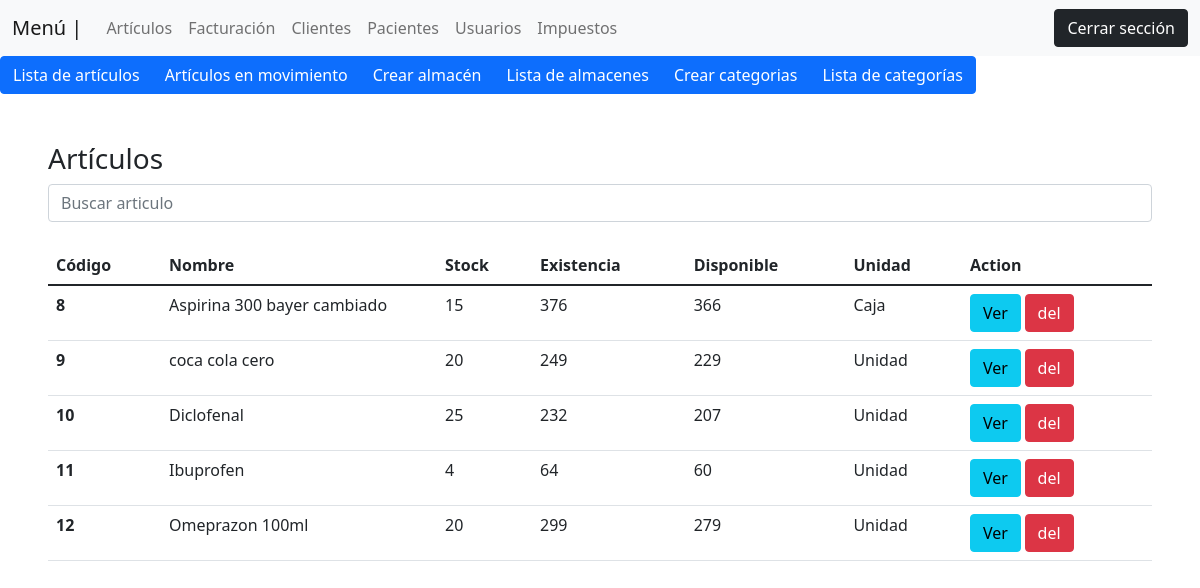
The app's page /views/inventario.php (signed in) with its own data.
### tables this page shows
CREATE TABLE `articulos` (
  `id` int(11) NOT NULL,
  `nombre` varchar(100) NOT NULL,
  `descripcion` text DEFAULT NULL,
  `existencia` float NOT NULL DEFAULT 0,
  `stock` float NOT NULL DEFAULT 0,
  `cantidad_disponible` float NOT NULL DEFAULT 0,
  `cantidad_en_movimiento` int(7) NOT NULL DEFAULT 0,
  `almacen` int(2) DEFAULT NULL,
  `fcc` varchar(100) DEFAULT NULL,
  `fcv` varchar(100) NOT NULL,
  `status` varchar(10) NOT NULL DEFAULT 'Activo',
  `categoria` varchar(100) DEFAULT NULL,
  `precio_compra` float DEFAULT NULL,
  `precio_venta` float NOT NULL,
  `codigo_impuesto` int(2) DEFAULT NULL,
  `casa_productora` varchar(100) DEFAULT NULL,
  `fecha_creacion` timestamp NOT NULL DEFAULT current_timestamp() ON UPDATE current_timestamp(),
  `creado_por` varchar(100) DEFAULT NULL,
  `fecha_modificacion` date DEFAULT NULL,
  `modificado_por` varchar(100) DEFAULT NULL,
  `fecha_borrado` date DEFAULT NULL,
  `borrado_por` varchar(100) DEFAULT NULL
);

### backend/inventario/listas_articulos.php (called while the page is built, shortened)
<?php
    include('../backend/control/cone.php');
    $consulta_all = "SELECT nombre, stock, existencia, id, cantidad_disponible,cantidad_en_movimiento, fcv
    from articulos
    where  borrado_por is null and fecha_borrado is null";
    $query_all = $conexion->query($consulta_all);
 ?>

### views/inventario.php (the view, shortened to what this page needs)
<?php
 include('plantilla/menu_top.php');
 include('plantilla/menu_articulos.php');
 include('../backend/inventario/listas_articulos.php');
?>
<div class="p-5">
  <h3>Artículos</h3>
        <div class="col-md-12">
            <input type="text" class="form-control" name="" id="busqueda" placeholder="Buscar articulo"><br>
            <div id="table_init">
              <table class="table">
                <thead>
                  <tr>
                    <th scope="col">Código</th>
                    <th scope="col" width="25%">Nombre</th>
                    <th scope="col">Stock</th>
                    <th scope="col">Existencia</th>
                    <th scope="col">Disponible</th>
                    <th scope="col">Unidad</th>
                    <th scope="col">Action</th>
                  </tr>
                </thead>
                <tbody>
                  <?php
                    while($articulo = $query_all->fetch_assoc()){
                    ?>
                        <tr>
                            <th scope="row"><?php echo $articulo["id"] ?></th>
                            <td><?php echo $articulo["nombre"] ?></td>
                            <td><?php echo $articulo["stock"] ?></td>
                            <td><?php echo $articulo["existencia"] ?></td>
                            <td><?php echo $articulo["cantidad_disponible"] ?></td>
                            <td><?php echo $articulo["fcv"] ?></td>
                            <td>
                                <small>
                                    <a href="ver_articulos.php?id=<?php echo $articulo["id"] ?>" class="btn btn-info">Ver</a>
                                    <a class= "btn btn-danger" data-toggle="modal" data-target="#exampleModal<?php echo $articulo["id"] ?>">del</a>
                                </small>
                            </td>
                        </tr>
                        <?php
                        }
                      ?>
                  </tbody>
                </table>
              </div>
        </div>
</div>

### records on screen
articulos: id "8", nombre "Aspirina 300 bayer cambiado", stock "15", existencia "376", cantidad_disponible "366", fcv "Caja"
articulos: id "9", nombre "coca cola cero", stock "20", existencia "249", cantidad_disponible "229", fcv "Unidad"
articulos: id "10", nombre "Diclofenal", stock "25", existencia "232", cantidad_disponible "207", fcv "Unidad"
articulos: id "11", nombre "Ibuprofen", stock "4", existencia "64", cantidad_disponible "60", fcv "Unidad"
articulos: id "12", nombre "Omeprazon 100ml", stock "20", existencia "299", cantidad_disponible "279", fcv "Unidad"
